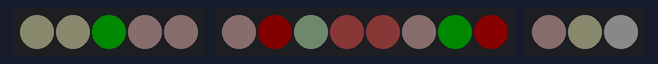
Bench run of a sketch on a simulated Arduino Uno, built with avr-gcc and run on an emulated ATmega328P. On the bench: 5 RGB LEDs in strip order, left to right, 8 RGB LEDs in strip order, left to right, 3 RGB LEDs in strip order, left to right. Dim RGB values are drawn brighter than linear; random numbers use the default seed unless the sketch sets one.

Above: at 0.1 s.
At 4.6 s:
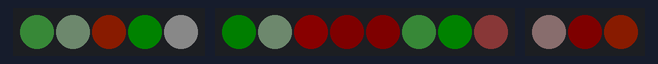
At 9.6 s:
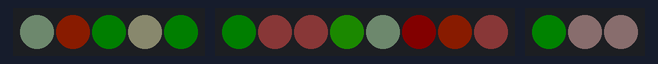
At 19.7 s:
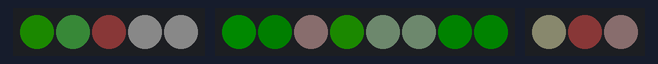
At 29.7 s:
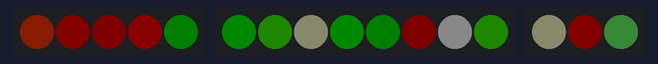
At 39.3 s:
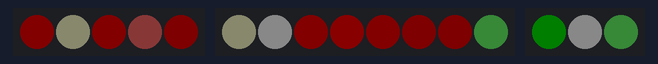
Timing chart, 0 to 40.0 s (numbered marks = the images above):
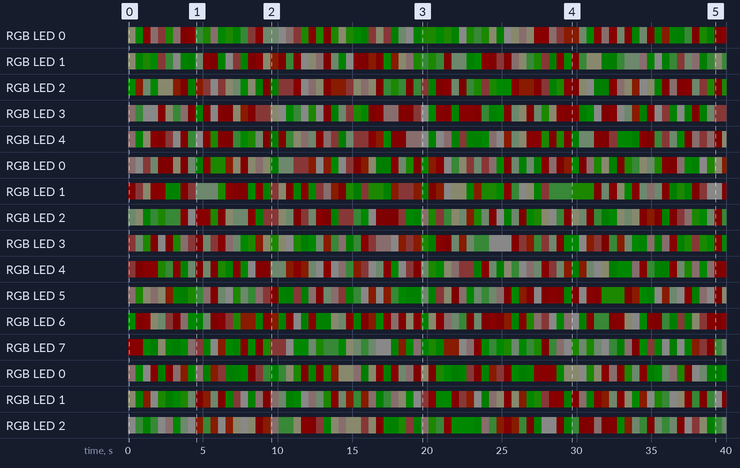

The sketch:

AndromedaDress_XmasColors_random.ino
```cpp
// HALLOWEEN 2015: "Andromeda Dress"
//
// Program to control the 16 main 'stars' (NeoPixels) of the Andromeda constellation,
// sewn onto a black dress.
//
// 2022-12-06: Xmas colors! Randomize red/green/white

#include <Adafruit_NeoPixel.h>

// User-defined parameters //////////////////////////////////////////
// LED output pin on Flora
#define PIN_strip1 9   // 1st "line" of stars
#define PIN_strip2 6   // 2nd "line" of stars
#define PIN_strip3 10  // 3rd "line" of stars

// number of NeoPixels to control
#define starCount_strip1 5    // 1st "line" of stars
#define starCount_strip2 8    // 2nd "line" of stars
#define starCount_strip3 3    // 3rd "line" of stars

#define mySpeed 500  // speed for color changes

// Star color sets
uint32_t cReds[] = {0xFF0000, 0xFF6666, 0x990000, 0x660000, 0xFF3300}; // reds
uint32_t cWhites[] = {0xFFFFFF, 0xFFCCCC, 0xFFFFCC, 0xCCFFCC, 0xCCFFFF, 0xCCCCFF, 0xFFCCFF}; // whites
uint32_t cGreens[] = {0x00FF00, 0x66FF66, 0x009900, 0x006600, 0x33FF00}; // greens
uint32_t cDefault = 0x00FF00; // green default color

uint32_t cAllthecolors[] = {0xFF0000, 0xFF6666, 0x990000, 0x660000, 0xFF3300,
                            0xFFFFFF, 0xFFCCCC, 0xFFFFCC, 0xCCFFCC, //0xCCFFFF, 0xFFCCFF,
                            0x00FF00, 0x66FF66, 0x009900, 0x006600, 0x33FF00};

// Set up Pixels
Adafruit_NeoPixel strip1 = Adafruit_NeoPixel(starCount_strip1, PIN_strip1, NEO_GRB + NEO_KHZ800); // 1st "line" of stars
Adafruit_NeoPixel strip2 = Adafruit_NeoPixel(starCount_strip2, PIN_strip2, NEO_GRB + NEO_KHZ800); // 2nd "line" of stars
Adafruit_NeoPixel strip3 = Adafruit_NeoPixel(starCount_strip3, PIN_strip3, NEO_GRB + NEO_KHZ800); // 3rd "line" of stars


void setup() {
  strip1.begin();
  strip1.setBrightness(10); // 1/3 brightness to save battery
  strip1.show();            // Initialize all pixels to 'off'
  strip2.begin();
  strip2.setBrightness(10); // 1/3 brightness to save battery
  strip2.show();            // Initialize all pixels to 'off'
  strip3.begin();
  strip3.setBrightness(10); // 1/3 brightness to save battery
  strip3.show();            // Initialize all pixels to 'off'


}

void loop() {
  colorStars(mySpeed);

}


// Change the color of each star/pixel, cycling through its color list/array
void colorStars(int wait) {

  int arraySize;
  int whichColor;
  uint32_t color;

  // Strip 1
  for (int pos = 0; pos < starCount_strip1; pos ++) {
    arraySize = sizeof(cAllthecolors)/4; // divide by 4 b/c size returned in bytes + array values are in bytes
    whichColor = random(arraySize);
    color = cAllthecolors[whichColor]; // get random color from color array
    strip1.setPixelColor(pos, color);
  } // end Strip1


  // Strip 2
  for (int pos = 0; pos < starCount_strip2; pos ++) {
    arraySize = sizeof(cAllthecolors)/4;
    whichColor = random(arraySize);
    color = cAllthecolors[whichColor];
    strip2.setPixelColor(pos, color);
  } // end Strip2


  // Strip 3
  for (int pos = 0; pos < starCount_strip3; pos ++) {
    arraySize = sizeof(cAllthecolors)/4;
    whichColor = random(arraySize);
    color = cAllthecolors[whichColor];
    strip3.setPixelColor(pos, color);
  } // end Strip3


  strip1.show();
  strip2.show();
  strip3.show();
  delay(wait);

}
```

Measured:
- by itself, RGB LED 4: off → RGB(10, 4, 4) at 0.01 s, → RGB(4, 0, 0) 0.50 s later, → RGB(10, 0, 0) 0.50 s later, → RGB(2, 10, 0) 1.0 s later, … (74 changes in this stretch)
- by itself, RGB LED 3: off → RGB(10, 4, 4) at 0.01 s, → RGB(8, 10, 8) 0.50 s later, → RGB(2, 10, 0) 0.50 s later, → RGB(6, 0, 0) 0.50 s later, … (75 changes in this stretch)
